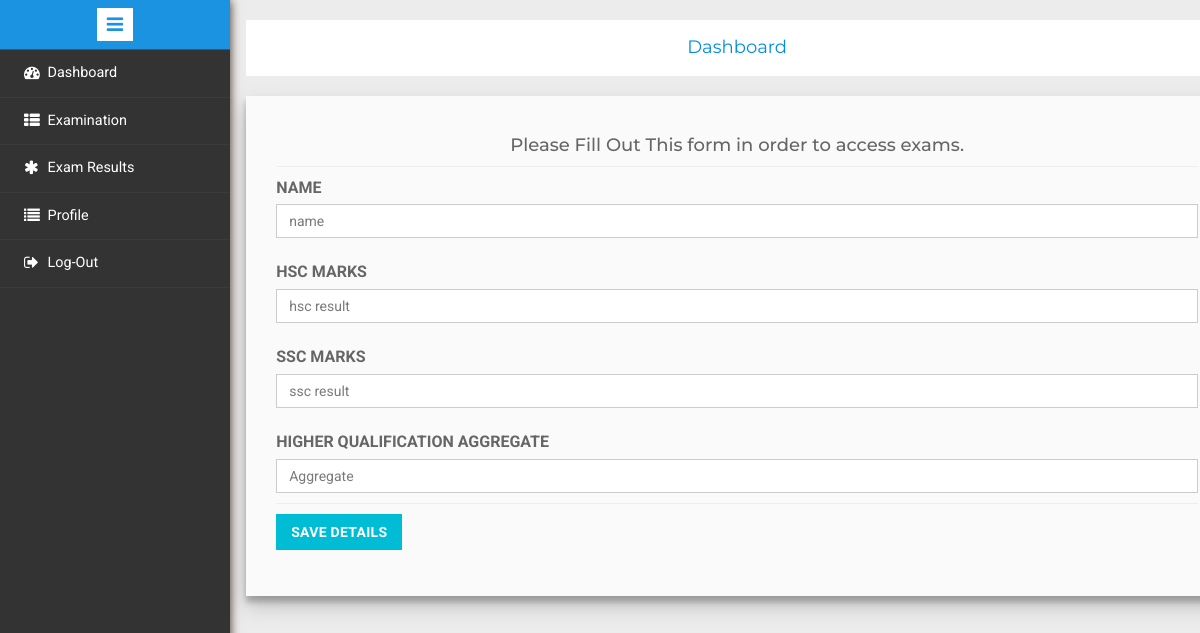
/candidate/index.php (signed in), run on an earlier commit of the app's database.
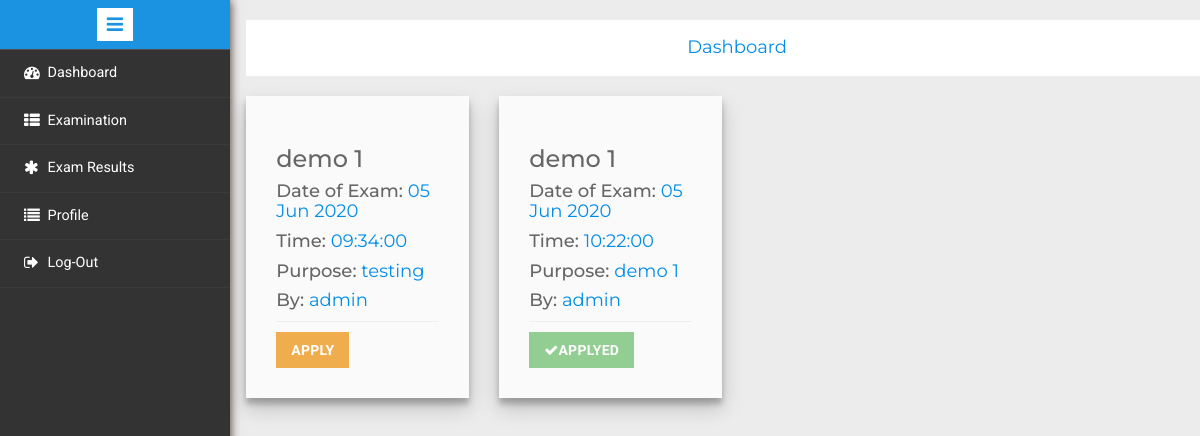
And on a later commit of the database.
### tables this page shows
CREATE TABLE `active_exams` (
  `id` int(11) NOT NULL,
  `title` varchar(200) NOT NULL,
  `date` date NOT NULL,
  `time` time NOT NULL,
  `duration` time NOT NULL,
  `purpose` varchar(100) NOT NULL,
  `total_question` int(11) NOT NULL,
  `total_marks` int(11) NOT NULL,
  `exam_key` varchar(100) NOT NULL,
  `negative_marking` varchar(100) NOT NULL,
  `questions` varchar(200) NOT NULL,
  `examiner_id` int(11) NOT NULL,
  `status` int(11) NOT NULL DEFAULT 0
);

CREATE TABLE `examiner_login` (
  `examiner_id` int(11) NOT NULL,
  `examiner_username` varchar(200) NOT NULL,
  `examiner_password` varchar(200) NOT NULL,
  `status` int(11) NOT NULL DEFAULT 0
);

### candidate/index.php (the view, shortened to what this page needs)
<?php
require_once 'database.php';
require_once 'layout.php';
?>
<html>
<head>
</head>
<body>
    <div class="page-container">
        <div class="left-content">
            <div class="mother-grid-inner">
                <ol class="breadcrumb">
                    <center>
                        <li class="breadcrumb-item">
                            <h4><a>Dashboard</a></h4>
                        </li>
                    </center>
                </ol>
                <div class="row">
                    <?php
                    $query = "select id from  candidate_detail where candidate_id='" . $_SESSION['candidate_id'] . "'";
                    $count = $con->query($query)->num_rows;
                    if (!$count) {
                    ?>
                    <div class="col-md-12">
                        <div class="myform bg-light">
                            <form action="" method="post">
                                <h4 class="text-center">Please Fill Out This form in order to access exams.</h4>
                                <hr>
                                <label for="name">NAME</label><input type="text" class="form-control" name="name"
                                    id="name" placeholder="name" required><br>
                                <label for="hsc">HSC MARKS</label><input type="text" class="form-control" name="hsc"
                                    id="hsc" placeholder="hsc result" required><br>
                                <label f or="ssc">SSC MARKS</label><input type="text" class="form-control" name="ssc"
                                    id="ssc" placeholder="ssc result" required><br>
                                <label for="higherqualification">HIGHER QUALIFICATION AGGREGATE</label><input
                                    type="text" class="form-control" name="higherqualification" id="higherqualification"
                                    placeholder="Aggregate" required>
                                <hr>
                                <button name="detail_submit" class="btn btn-primary" type="submit">Save Details</button>
                            </form>
                        </div>
                    </div>
                    <?php } else { ?>
                    <?php
                        $cdate = date("y-m-d");
                        $query = "select * from active_exams where status=0 and (date>='$cdate')";
                        $getData = $con->query($query);
                        while ($fetchData = $getData->fetch_assoc()) {
                            $id = $fetchData['id'];
                            $query = "select * from exam_applicant where exam_id='$id' and applicant_id='" . $_SESSION['candidate_id'] . "'";
                            $result = $con->query($query);
                            $count = $result->num_rows;
                            $date = $fetchData['date'];
                            $date = date("d M Y", strtotime($date));
                            $time = $fetchData['time'];
                            $title = $fetchData['title'];
                            $purpose = $fetchData['purpose'];
                            $fetchData1 = $con->query("select examiner_username from examiner_login where status=0 and examiner_id='" . $fetchData['examiner_id'] . "'")->fetch_assoc();
                            $by = $fetchData1['examiner_username'];
                        ?>
                    <div class="col-md-3">
                        <div class="myform bg-light">
                            <h3><?php echo $title; ?></h3>
                            <h4>Date of Exam: <a><?php echo $date; ?></a></h4>
                            <h4>Time: <a><?php echo $time; ?></a></h4>
                            <h4>Purpose: <a><?php echo $purpose; ?></a></h4>
                            <h4>By: <a><?php echo $by; ?></a></h4>
                            <hr>
                            <?php if ($count == 0) { ?>
                            <a rel="tooltip" title="apply" data-toggle="modal" href="#apply<?php echo $id; ?>"
                                class="btn btn-warning">Apply</a>
                            <?php } else { ?>
                            <a class="btn btn-success" disabled><i class="fa fa-check"></i>Applyed</a>
                            <?php } ?>
                        </div>
                    </div>
                    <?php }
                    } ?>
                </div>
            </div>
        </div>
    </div>
</body>
</html>

What changed in the data, as far as the page shows it:
added active_exams: title "demo 1", date "05 Jun 2020", time "09:34:00", purpose "testing", examiner.examiner_username "admin"
added active_exams: title "demo 1", date "05 Jun 2020", time "10:22:00", purpose "demo 1", examiner.examiner_username "admin", shows "APPLYED"
Also different on the page:
text no longer shown: "Please Fill Out This form in order to access exams. NAME HSC MARKS SSC MARKS HIGHER QUALIFICATION AGGREGATE SAVE DETAILS"
